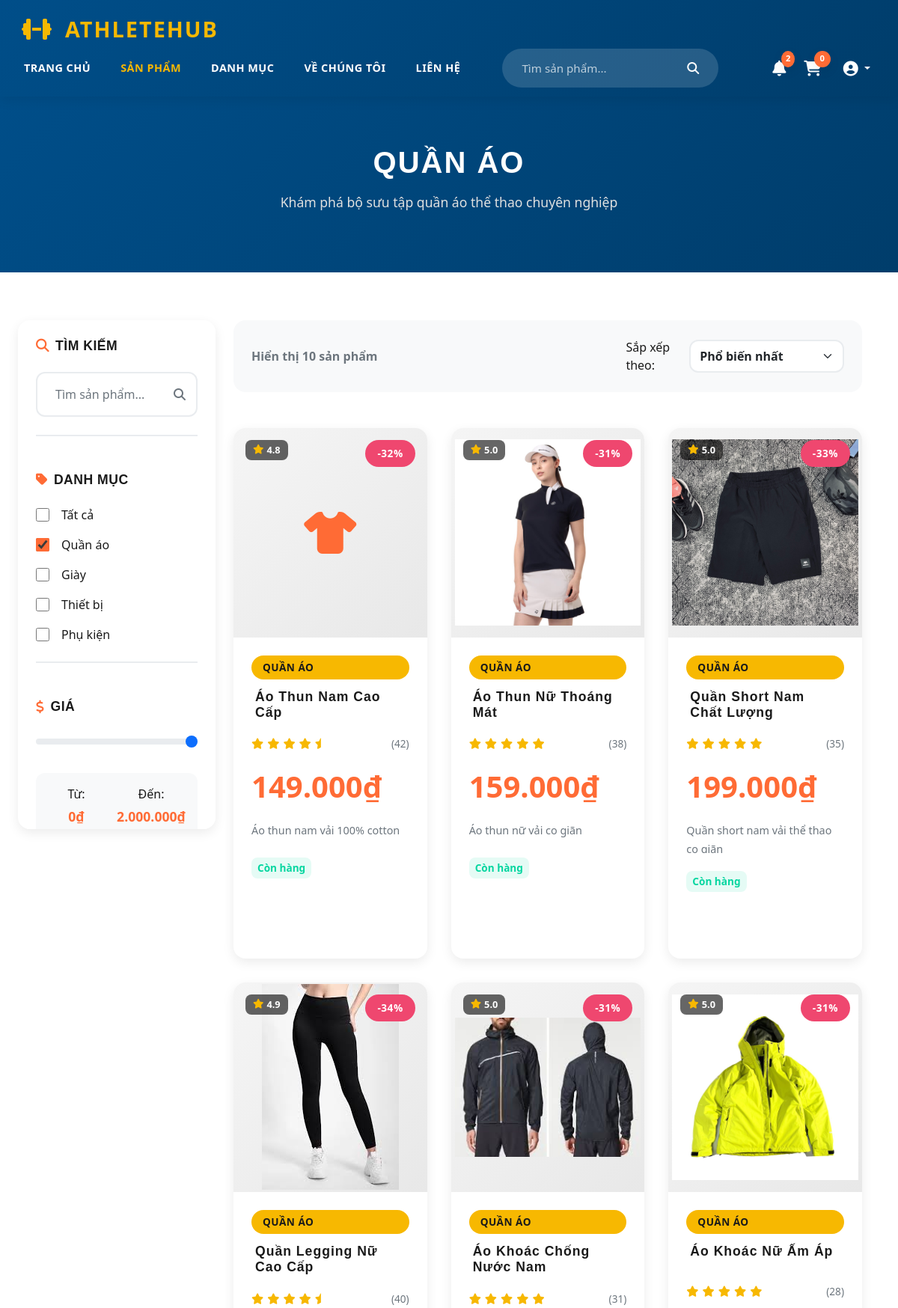
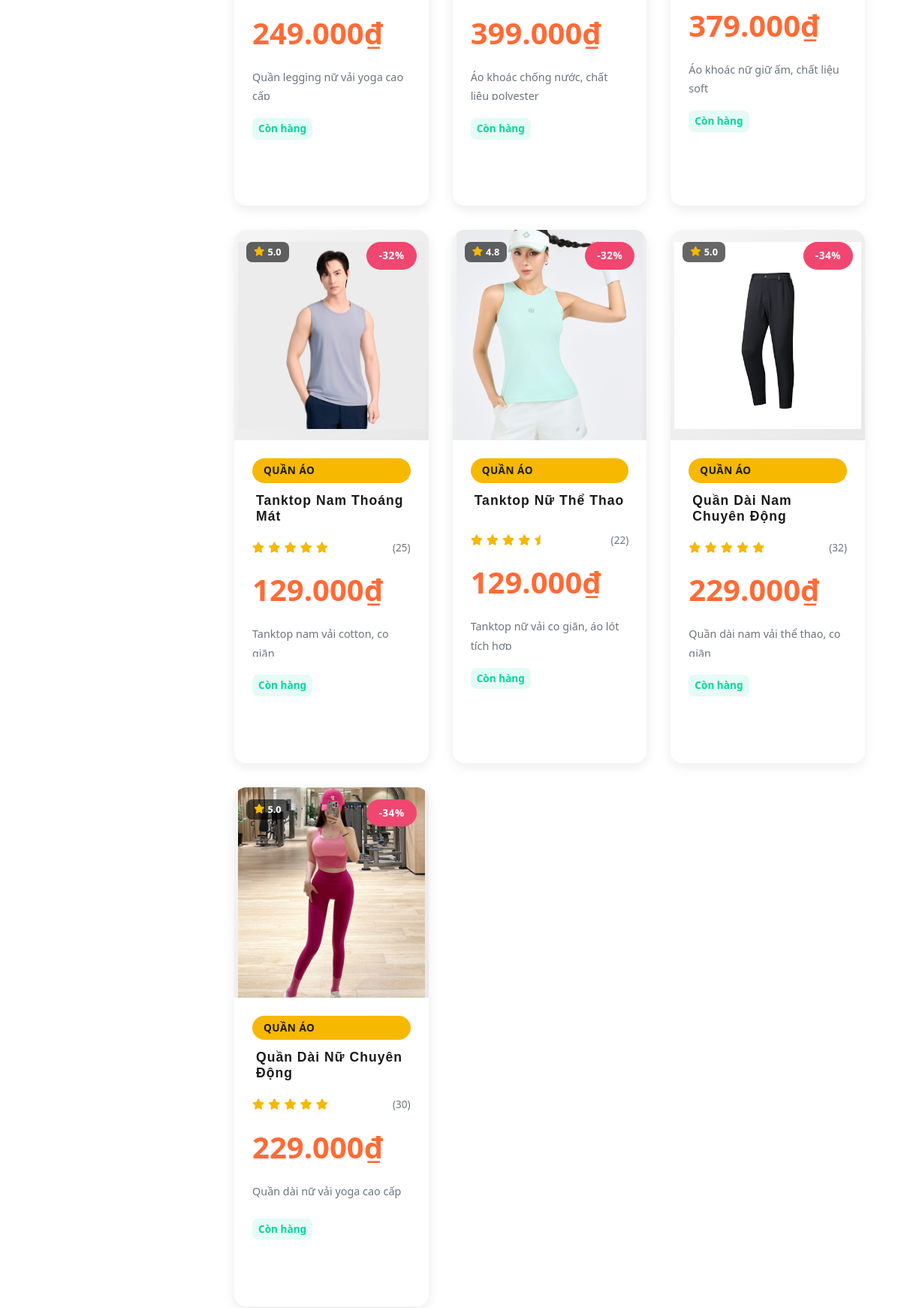
Page /Category_products.php?danh_muc_id=1 (upper part) on the committed database (2 pictures, top to bottom).
### tables this page shows
CREATE TABLE `san_pham` (
  `id` int(11) NOT NULL COMMENT 'ID sản phẩm',
  `danh_muc_id` int(11) DEFAULT NULL COMMENT 'ID danh mục',
  `ten` varchar(255) NOT NULL COMMENT 'Tên sản phẩm',
  `mo_ta` text DEFAULT NULL COMMENT 'Mô tả sản phẩm',
  `mo_ta_chi_tiet` longtext DEFAULT NULL COMMENT 'Mô tả chi tiết',
  `gia` decimal(15,2) NOT NULL COMMENT 'Giá bán',
  `gia_goc` decimal(15,2) DEFAULT NULL COMMENT 'Giá gốc',
  `phan_tram_giam` int(11) DEFAULT 0 COMMENT 'Phần trăm giảm giá',
  `ngay_bat_dau_giam` datetime DEFAULT NULL COMMENT 'Ngày bắt đầu giảm',
  `ngay_ket_thuc_giam` datetime DEFAULT NULL COMMENT 'Ngày kết thúc giảm',
  `trung_binh_sao` float DEFAULT 0 COMMENT 'Điểm đánh giá trung bình',
  `so_luong_danh_gia` int(11) DEFAULT 0 COMMENT 'Số lượng đánh giá',
  `hinh_anh_chinh` varchar(255) DEFAULT NULL COMMENT 'Hình ảnh chính',
  `trang_thai` tinyint(4) DEFAULT 1 COMMENT 'Trạng thái (1=hoạt động, 0=ẩn)',
  `la_noi_bat` tinyint(4) DEFAULT 0 COMMENT 'Là sản phẩm nổi bật?',
  `ngay_tao` datetime DEFAULT current_timestamp() COMMENT 'Ngày tạo',
  `ngay_cap_nhat` datetime DEFAULT current_timestamp() ON UPDATE current_timestamp()
);

### model/functions.php (called while the page is built, shortened)
<?php
function getProductsByCategory($conn, $categoryId) {
    $sql = "SELECT * FROM san_pham WHERE danh_muc_id = :cat_id AND trang_thai = 1";
    $stmt = $conn->prepare($sql);
    $stmt->bindParam(':cat_id', $categoryId, PDO::PARAM_INT);
    $stmt->execute();
    $products = $stmt->fetchAll(PDO::FETCH_ASSOC);
    return array_map(function($p) {
        return [
            'id' => $p['id'],
            'name' => $p['ten'],
            'description' => $p['mo_ta'],
            'price' => $p['gia'],
            'originalPrice' => $p['gia_goc'],
            'rating' => $p['trung_binh_sao'],
            'image' => $p['hinh_anh_chinh'],
            'category' => getCategoryKey($p['danh_muc_id']),
            'trung_binh_sao' => $p['trung_binh_sao'],
            'so_luong_danh_gia' => $p['so_luong_danh_gia'],
            'hinh_anh_chinh' => $p['hinh_anh_chinh'],
            'ten' => $p['ten'],
            'mo_ta' => $p['mo_ta'],
            'gia' => $p['gia'],
            'gia_goc' => $p['gia_goc']
        ];
    }, $products);
}
?>

### Category_products.php (the view, shortened to what this page needs)
<?php
require_once 'model/functions.php';
require_once 'model/detail.php';
$db = new Database();
$conn = $db->connect();
$id_danhmuc = isset($_GET['danh_muc_id']) ? (int)$_GET['danh_muc_id'] : 0;
$price_max = isset($_GET['price_max']) ? (int)$_GET['price_max'] : 2000000;
$sort = isset($_GET['sort']) ? $_GET['sort'] : 'popular';
$search = isset($_GET['search']) ? trim($_GET['search']) : '';
$categoryMap = [
    1 => ['key' => 'quan-ao', 'name' => 'Quần áo'],
    2 => ['key' => 'giay', 'name' => 'Giày'],
    3 => ['key' => 'thiet-bi', 'name' => 'Thiết bị'],
    4 => ['key' => 'phu-kien', 'name' => 'Phụ kiện']
];
if ($id_danhmuc > 0 && isset($categoryMap[$id_danhmuc])) {
    $products = getProductsByCategory($conn, $id_danhmuc);
    $products = array_map(function ($p) use ($categoryMap, $id_danhmuc) {
        $p['name'] = $p['ten'];
        $p['category'] = $categoryMap[$id_danhmuc]['key'];
        $p['categoryLabel'] = $categoryMap[$id_danhmuc]['name'];
        $p['rating'] = floatval($p['trung_binh_sao']);
        $p['originalPrice'] = floatval($p['gia_goc']);
        $p['price'] = floatval($p['gia']);
        $p['discount'] = 0;
        if ($p['originalPrice'] > $p['price'] && $p['originalPrice'] > 0) {
            $p['discount'] = round((($p['originalPrice'] - $p['price']) / $p['originalPrice']) * 100);
        }
        return $p;
    }, $products);
    $categoryName = $categoryMap[$id_danhmuc]['name'];
    $categoryKey = $categoryMap[$id_danhmuc]['key'];
} else {
    header("Location: index.php");
    exit;
}
?>
<!DOCTYPE html>
<html lang="vi">
<head>
    <link href="https://cdnjs.cloudflare.com/ajax/libs/bootstrap/5.3.2/css/bootstrap.min.css" rel="stylesheet">
    <link href="https://cdnjs.cloudflare.com/ajax/libs/font-awesome/6.4.0/css/all.min.css" rel="stylesheet">
    <link rel="stylesheet" href="css/variables.css">
    <link rel="stylesheet" href="css/navbar.css">
    <link rel="stylesheet" href="css/footer.css">
    <link rel="stylesheet" href="css/utilities.css">
    <link rel="stylesheet" href="css/products-page.css">
    <link rel="stylesheet" href="css/products.css">
    <link rel="stylesheet" href="css/product-detail.css">
</head>
<body>
    <nav class="navbar navbar-expand-lg navbar-custom">
        <div class="container-custom">
            <a class="navbar-brand" href="index.php">
                <i class="fas fa-dumbbell"></i>
                AthleteHub
            </a>
            <div class="collapse navbar-collapse" id="navbarNav">
                <ul class="navbar-nav ms-auto">
                    <li class="nav-item">
                        <a class="nav-link" href="index.php">Trang chủ</a>
                    </li>
                    <li class="nav-item">
                        <a class="nav-link active" href="products.php">Sản phẩm</a>
                    </li>
                    <li class="nav-item">
                        <a class="nav-link" href="index.php#categories">Danh mục</a>
                    </li>
                    <li class="nav-item">
                        <a class="nav-link" href="index.php#about">Về chúng tôi</a>
                    </li>
                    <li class="nav-item">
                        <a class="nav-link" href="#contact">Liên hệ</a>
                    </li>
                </ul>
                <div class="navbar-search-container">
                    <div class="navbar-search">
                        <input type="text" placeholder="Tìm sản phẩm..." class="search-input">
                        <button class="search-btn">
                            <i class="fas fa-search"></i>
                        </button>
                    </div>
                </div>
                <div class="navbar-right">
                    <div class="nav-notification">
                        <i class="fas fa-bell"></i>
                        <span class="notification-badge">2</span>
                    </div>
                    <div class="cart-icon" onclick="window.location.href='cart.php'">
                        <i class="fas fa-shopping-cart"></i>
                        <span class="cart-count">0</span>
                    </div>
                    <div class="user-account-wrapper d-flex align-items-center">
                        <div class="user-action-dropdown dropdown">
                            <a href="#" class="user-icon-link me-2 text-decoration-none dropdown-toggle"
                                id="userMenu" data-bs-toggle="dropdown" aria-expanded="false" style="color: white;">
                                <i class="fas fa-user-circle fa-lg"></i>
                            </a>
                        </div>
                    </div>
                </div>
            </div>
    </nav>
    <div class="page-header">
        <div class="container-custom">
            <h1><?php echo $categoryName; ?></h1>
            <p>Khám phá bộ sưu tập <?php echo strtolower($categoryName); ?> thể thao chuyên nghiệp</p>
        </div>
    </div>
    <section class="products-page">
        <div class="container-custom">
            <div class="row">
                <div class="col-lg-3">
                    <div class="sidebar-filters">
                        <div class="filter-group">
                            <h4 class="filter-title">
                                <i class="fas fa-search"></i>
                                Tìm kiếm
                            </h4>
                            <div class="search-box">
                                <input type="text" id="searchInput" class="form-control" placeholder="Tìm sản phẩm..." value="<?php echo htmlspecialchars($search); ?>">
                            </div>
                        </div>
                        <div class="filter-group">
                            <h4 class="filter-title">
                                <i class="fas fa-tag"></i>
                                Danh mục
                            </h4>
                            <div class="filter-options">
                                <label class="filter-label">
                                    <input type="checkbox" class="category-filter" value="all">
                                    <span>Tất cả</span>
                                </label>
                                <label class="filter-label">
                                    <input type="checkbox" class="category-filter" value="quan-ao" <?php echo $categoryKey === 'quan-ao' ? 'checked' : ''; ?>>
                                    <span>Quần áo </span>
                                </label>
                                <label class="filter-label">
                                    <input type="checkbox" class="category-filter" value="giay" <?php echo $categoryKey === 'giay' ? 'checked' : ''; ?>>
                                    <span>Giày </span>
                                </label>
                                <label class="filter-label">
                                    <input type="checkbox" class="category-filter" value="thiet-bi" <?php echo $categoryKey === 'thiet-bi' ? 'checked' : ''; ?>>
                                    <span>Thiết bị </span>
                                </label>
                                <label class="filter-label">
                                    <input type="checkbox" class="category-filter" value="phu-kien" <?php echo $categoryKey === 'phu-kien' ? 'checked' : ''; ?>>
                                    <span>Phụ kiện </span>
                                </label>
                            </div>
                        </div>
                        <div class="filter-group">
                            <h4 class="filter-title">
                                <i class="fas fa-dollar-sign"></i>
                                Giá
                            </h4>
                            <div class="price-range">
                                <input type="range" id="priceRange" min="0" max="2000000" value="<?php echo $price_max; ?>" class="form-range">
                                <div class="price-display">
                                    <span>Từ: <strong>0₫</strong></span>
                                    <span>Đến: <strong id="maxPrice"><?php echo number_format($price_max, 0, ',', '.'); ?>₫</strong></span>
                                </div>
                            </div>
                        </div>
                    </div>
                </div>
                <div class="col-lg-9">
                    <div class="products-toolbar">
                        <div class="toolbar-left">
                            <span class="products-count">
                                Hiển thị <strong id="showingCount"><?php echo count($products); ?></strong> sản phẩm
                            </span>
                        </div>
                        <div class="toolbar-right">
                            <label>Sắp xếp theo:</label>
                            <select id="sortBy" class="form-select sort-select">
                                <option value="popular" <?php echo $sort === 'popular' ? 'selected' : ''; ?>>Phổ biến nhất</option>
                            </select>
                        </div>
                    </div>
                    <div class="products-grid" id="productsGrid">
                        <?php if (!empty($products)): ?>
                            <?php foreach ($products as $product): ?>
                                <div class="product-card" data-product-id="<?php echo $product['id']; ?>">
                                    <div class="product-image">
                                        <a href="product-detail.php?id=<?php echo $product['id']; ?>" style="display: block;">
                                            <?php if (!empty($product['hinh_anh_chinh'])): ?>
                                                <img src="./public/<?php echo htmlspecialchars($product['hinh_anh_chinh']); ?>"
                                                    alt="<?php echo htmlspecialchars($product['ten']); ?>"
                                                    onerror="this.style.display='none'; this.nextElementSibling.style.display='block';">
                                                <i class="fas fa-shirt" style="display:none;"></i>
                                            <?php else: ?>
                                                <i class="fas fa-shirt"></i>
                                            <?php endif; ?>
                                        </a>
                                        <?php if ($product['discount'] > 0): ?>
                                            <span class="product-badge sale">-<?php echo $product['discount']; ?>%</span>
                                        <?php endif; ?>
                                        <span class="product-rating">
                                            <i class="fas fa-star"></i>
                                            <?php echo number_format($product['rating'], 1); ?>
                                        </span>
                                    </div>
                                    <div class="product-info">
                                        <div class="product-category"><?php echo $product['categoryLabel']; ?></div>
                                        <h3 class="product-name">
                                            <a href="product-detail.php?id=<?php echo $product['id']; ?>"
                                                style="text-decoration: none; color: inherit;">
                                                <?php echo htmlspecialchars($product['ten']); ?>
                                            </a>
                                        </h3>
                                        <div class="rating-stars">
                                            <?php echo getStarRating($product['rating']); ?>
                                            <span class="rating-text">(<?php echo $product['so_luong_danh_gia'] ?? 0; ?>)</span>
                                        </div>
                                        <div class="product-price">
                                            <span class="price-current"><?php echo formatPrice($product['price']); ?></span>
                                        </div>
                                        <p class="product-description"><?php echo htmlspecialchars($product['mo_ta'] ?? ''); ?></p>
                                        <span class="stock-status in-stock">Còn hàng</span>
                                    </div>
                                </div>
                            <?php endforeach; ?>
                        <?php endif; ?>
                    </div>
                </div>
            </div>
        </div>
    </section>
</body>
</html>

### model/detail.php (shortened to what this page needs)
<?php
function getCategoryKey($danhMucId) {
    $categoryMap = [
        1 => 'quan-ao',
        2 => 'giay',
        3 => 'thiet-bi',
        4 => 'phu-kien'
    ];
    return isset($categoryMap[$danhMucId]) ? $categoryMap[$danhMucId] : 'quan-ao';
}
function getStarRating($rating) {
    $rating = (float)($rating ?? 0);
    $html = '';
    for ($i = 1; $i <= 5; $i++) {
        if ($i <= floor($rating)) {
            $html .= '<i class="fas fa-star"></i>';
        } elseif ($i - 0.5 <= $rating) {
            $html .= '<i class="fas fa-star-half"></i>';
        } else {
            $html .= '<i class="far fa-star"></i>';
        }
    }
    return $html;
}
function formatPrice($price) {
    return number_format($price, 0, ',', '.') . '₫';
}
?>

### rows in the picture
san_pham: phan_tram_giam "32", trung_binh_sao "4.8", categoryLabel "QUẦN ÁO", ten "Áo Thun Nam Cao Cấp", so_luong_danh_gia "42", price "149.000₫", mo_ta "Áo thun nam vải 100% cotton"
san_pham: hinh_anh_chinh (picture), phan_tram_giam "31", trung_binh_sao "5.0", categoryLabel "QUẦN ÁO", ten "Áo Thun Nữ Thoáng Mát", so_luong_danh_gia "38", price "159.000₫", mo_ta "Áo thun nữ vải co giãn"
san_pham: hinh_anh_chinh (picture), phan_tram_giam "33", trung_binh_sao "5.0", categoryLabel "QUẦN ÁO", ten "Quần Short Nam Chất Lượng", so_luong_danh_gia "35", price "199.000₫", mo_ta "Quần short nam vải thể thao co giãn"
san_pham: hinh_anh_chinh (picture), phan_tram_giam "34", trung_binh_sao "4.9", categoryLabel "QUẦN ÁO", ten "Quần Legging Nữ Cao Cấp", so_luong_danh_gia "40", price "249.000₫", mo_ta "Quần legging nữ vải yoga cao cấp"
san_pham: hinh_anh_chinh (picture), phan_tram_giam "31", trung_binh_sao "5.0", categoryLabel "QUẦN ÁO", ten "Áo Khoác Chống Nước Nam", so_luong_danh_gia "31", price "399.000₫", mo_ta "Áo khoác chống nước, chất liệu polyester"
san_pham: hinh_anh_chinh (picture), phan_tram_giam "31", trung_binh_sao "5.0", categoryLabel "QUẦN ÁO", ten "Áo Khoác Nữ Ấm Áp", so_luong_danh_gia "28", price "379.000₫", mo_ta "Áo khoác nữ giữ ấm, chất liệu soft"
san_pham: hinh_anh_chinh (picture), phan_tram_giam "32", trung_binh_sao "5.0", categoryLabel "QUẦN ÁO", ten "Tanktop Nam Thoáng Mát", so_luong_danh_gia "25", price "129.000₫", mo_ta "Tanktop nam vải cotton, co giãn"
san_pham: hinh_anh_chinh (picture), phan_tram_giam "32", trung_binh_sao "4.8", categoryLabel "QUẦN ÁO", ten "Tanktop Nữ Thể Thao", so_luong_danh_gia "22", price "129.000₫", mo_ta "Tanktop nữ vải co giãn, áo lót tích hợp"
san_pham: hinh_anh_chinh (picture), phan_tram_giam "34", trung_binh_sao "5.0", categoryLabel "QUẦN ÁO", ten "Quần Dài Nam Chuyên Động", so_luong_danh_gia "32", price "229.000₫", mo_ta "Quần dài nam vải thể thao, co giãn"
san_pham: hinh_anh_chinh (picture), phan_tram_giam "34", trung_binh_sao "5.0", categoryLabel "QUẦN ÁO", ten "Quần Dài Nữ Chuyên Động", so_luong_danh_gia "30", price "229.000₫", mo_ta "Quần dài nữ vải yoga cao cấp"

### other values in the picture
$categoryName "QUẦN ÁO"
$categoryName "quần áo"
$price_max "2.000.000"
count($products) "10"
